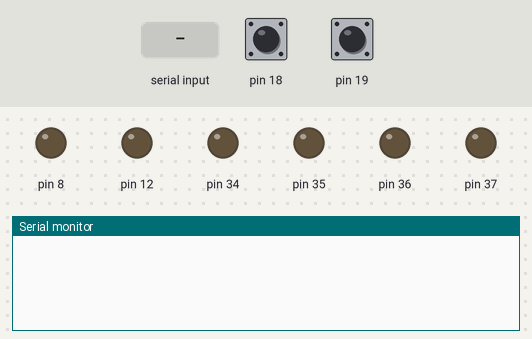
This sketch was run on a simulated Arduino Mega 2560, built with avr-gcc and run on an emulated ATmega2560. Shown: output pins drawn as LEDs (lit = HIGH), the last lines printed to the serial monitor. The inputs (shaded band) are chosen by the test bench; at power-on: pin 18 HIGH, pin 19 HIGH.

Above: at 1.0 s.
1.1 s: "x0 : \n" received over the second serial link
At 3.9 s:
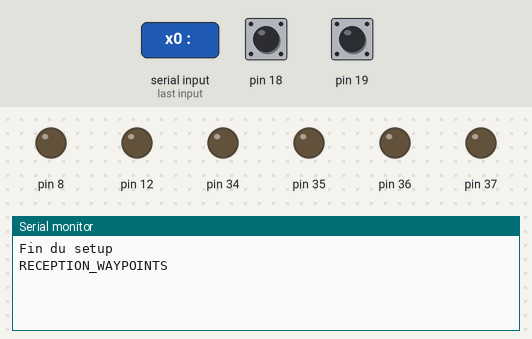
4.1 s: "y0 : \n" received over the second serial link
At 4.9 s:
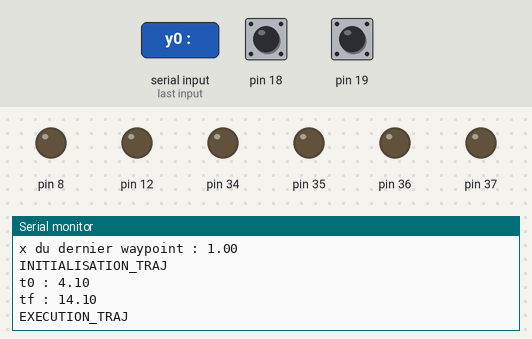
Timing chart, 0 to 7.1 s (numbered marks = the images above; inputs shaded):
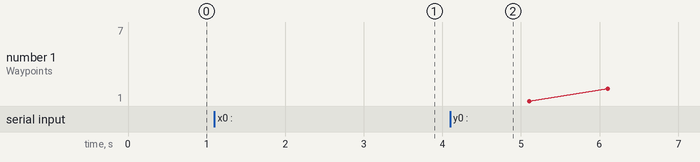

Measured:
- after the input at 1.1 s, the serial monitor: prints a new line after 2.0 s (image 1)
- after the input at 4.1 s, the serial monitor: prints a new line at once (image 2)

The sketch:

simu_trajectoire.ino
```cpp
#include "MeShield.h"
#include <Wire.h>

#define PWM_MAX 255            // max value of duty cycle that can be sent
#define V_MAX 12.0             // max voltage that can be sent through the H-bridge
#define V2PWM PWM_MAX / V_MAX
#define DT 5. // step time in ms
#define VMAX 200

#define RAYON_ROUE 29
#define MAX_WAYPOINTS 10

// Seuil de distance pour considérer qu'on a atteint le waypoint
#define SEUIL 200.0 // Par exemple, 5 cm de seuil

//-----------------------------------------------------------------//
// Objects
//-----------------------------------------------------------------//
enum Etat {
  RECEPTION_WAYPOINTS,
  INITIALISATION_TRAJ,
  EXECUTION_TRAJ,
  ENVOI_FIN
};

MeGyro gyro;

struct Point{
  float x; //mm
  float y;
};

struct Point_marvelmind{
  int x; //mm
  int y;
};

struct Motor{
  int VA;
  int VB;
  int I1;
  int I2;
  int PWM;

  int pulse_par_tour;
  int rapport_reduction;

  String type_motor;

  float u;
  float v;
  long pulse;
  long pulse_precedent;
  long time_last_mesure;
  float last_speed;
};


struct Robot{
  int longueur;
  int largeur;
  float KM;

  Point pos;
  float theta;

  float vx;
  float vy;

  float v;
  float w;
  float vr;
  float wr;

  long time_last_mesure;
  float voltage_d;
  float voltage_g;
  float vitesse_d_r;
  float vitesse_g_r;


};

struct Trajectoire{

  float Kx;
  float Ky;

  Point waypoints[MAX_WAYPOINTS];
  int nb_waypoints;
  int current_wp;

  float x0;
  float Vx0;
  float xf;
  float Vxf;

  float y0;
  float Vy0;
  float yf;
  float Vyf;

  float t0;
  float tf;

  float xr;
  float dxr;
  float yr;
  float dyr;

  };

//-----------------------------------------------------------------//
// Build global objects
//-----------------------------------------------------------------//

// Variable pour suivre l'état actuel
int nb_waypoints_fini = 0;
Etat etat_actuel = RECEPTION_WAYPOINTS;
bool f_signal_before = false;
Point_marvelmind marvel_pos = {.x = 0, .y = 0};
struct Trajectoire trajectoire = {.Kx = 1, .Ky = 1,.waypoints = {{0,0}}, .nb_waypoints = 0, .current_wp = 0,.x0=0,.Vx0 = 0,.xf = 0,.Vxf = 0,.y0=0,.Vy0 = 0,.yf = 0,.Vyf = 0,.t0 = 0, .tf = 10};
struct Robot robot = {.longueur=126, .largeur=84,.KM = 50., .pos = {0}, .theta=0, 0.};
struct Motor motor_G = {.VA=18, .VB=31, .I1=34, .I2=35, .PWM=12,.pulse_par_tour = 8, .rapport_reduction = 46,.type_motor = "Gauche",0};
struct Motor motor_D = {.VA=19, .VB=38, .I1=37, .I2=36, .PWM=8,.pulse_par_tour = 8, .rapport_reduction = 46,.type_motor = "Droit",0};

//-----------------------------------------------------------------//
// Motors Functions
//-----------------------------------------------------------------//
void motor_config(const struct Motor &motor){
    pinMode(motor.VA, INPUT_PULLUP);
    pinMode(motor.VB, INPUT_PULLUP);

    pinMode(motor.I1, OUTPUT);
    pinMode(motor.I2, OUTPUT);
    pinMode(motor.PWM, OUTPUT);
}

void motor_setVoltage(const float voltage, struct Motor &motor){

  if (motor.type_motor == "Gauche"){
      motor.u = -voltage;
  }
  else{
    motor.u = voltage;
  }

}

void motor_updateSpeed(struct Motor &motor){

  float time_actuel = millis();

  float d_pulse = motor.pulse - motor.pulse_precedent;

  float dt = (time_actuel - motor.time_last_mesure);

  float nb_tour = d_pulse/motor.pulse_par_tour;
  float distance = RAYON_ROUE*nb_tour*2*PI/(motor.rapport_reduction);

  float vitesse = 1000 * distance / dt; // 1000 pour s

  if (motor.type_motor == "Gauche"){
    motor.last_speed = -vitesse;
  }
  else{
    motor.last_speed = vitesse;
 }


  motor.pulse_precedent = motor.pulse;
  motor.time_last_mesure = time_actuel;
  }

void motor_applyVoltage(const struct Motor &motor){
    float voltage = motor.u;

    if (abs(voltage) < 1 ) {voltage = 0;}
    if (voltage > 0)
    {
        digitalWrite(motor.I2, LOW);
        digitalWrite(motor.I1, HIGH);
    }
    else
    {
        digitalWrite(motor.I1, LOW);
        digitalWrite(motor.I2, HIGH);
    }
    analogWrite(motor.PWM, constrain(abs(voltage) * V2PWM, 0, V_MAX * V2PWM));
}


//-----------------------------------------------------------------//
// Robot Functions
//-----------------------------------------------------------------//

void robot_updatePos(Robot &robot,Motor &motor_D, Motor &motor_G){

  float time_actuel = millis();
  float dt = (time_actuel - robot.time_last_mesure)*0.001;

  robot.v = (motor_D.last_speed + motor_G.last_speed)/2;
  robot.w = (motor_D.last_speed - motor_G.last_speed)/(2*robot.largeur);

  robot.vx = (cos(robot.theta)*robot.v-robot.w*robot.longueur*sin(robot.theta));
  robot.vy = (sin(robot.theta)*robot.v+robot.w*robot.longueur*cos(robot.theta));
  robot.pos.x = robot.pos.x + dt* (cos(robot.theta)*robot.v-robot.w*robot.longueur*sin(robot.theta));
  robot.pos.y = robot.pos.y + dt* (sin(robot.theta)*robot.v+robot.w*robot.longueur*cos(robot.theta));
  robot.theta = robot.theta + dt* robot.w;

  robot.time_last_mesure = time_actuel;
  }

void robot_updateVoltage(Robot &robot,float vitesse_vd_ref,float vitesse_vg_ref){
  robot.voltage_d = 1/robot.KM*vitesse_vd_ref;
  robot.voltage_g = 1/robot.KM*vitesse_vg_ref;
  }

void robot_updateVDrVGr(Robot &robot,float vitesse_v_ref,float vitesse_w_ref){
  robot.vitesse_d_r = vitesse_v_ref + robot.largeur*vitesse_w_ref;
  robot.vitesse_g_r = vitesse_v_ref - robot.largeur*vitesse_w_ref;
  }

void robot_updateVrWr(Robot &robot, float vitesse_x_ref,float vitesse_y_ref){
  robot.vr = constrain(cos(robot.theta)*vitesse_x_ref + sin(robot.theta)*vitesse_y_ref, -VMAX, VMAX);
  robot.wr = (-sin(robot.theta)*vitesse_x_ref + cos(robot.theta)*vitesse_y_ref)/robot.largeur;
}

//-----------------------------------------------------------------//
// Trajectoire Functions
//-----------------------------------------------------------------//

// return true si le robot à atteint le dernier waypoint qu'il doit atteindre et false sinon
bool trajectoire_update(Trajectoire &trajectoire, Robot &robot, Point_marvelmind marvel_pos){

  int current_wp = trajectoire.current_wp;
  trajectoire.xf = trajectoire.waypoints[current_wp].x;
  trajectoire.yf = trajectoire.waypoints[current_wp].y;

  float t = millis()*0.001;

  // on n'interpole que jusqu'au point final
  if (t < trajectoire.tf){
    float a0x = trajectoire.x0;
    float a1x = trajectoire.Vx0*(trajectoire.tf-trajectoire.t0);
    float a2x = (trajectoire.Vxf + trajectoire.Vx0)/(2*(trajectoire.tf-trajectoire.t0)) - a1x;
    float a3x = trajectoire.xf - a0x - a1x -a2x ;

    float a0y = trajectoire.y0;
    float a1y = trajectoire.Vy0*(trajectoire.tf-trajectoire.t0);
    float a2y = (trajectoire.Vyf + trajectoire.Vy0)/(2*(trajectoire.tf-trajectoire.t0)) - a1y;
    float a3y = -a2y + trajectoire.yf - trajectoire.y0 - a1y;

    float lambda = (t-trajectoire.t0)/(trajectoire.tf-trajectoire.t0);

    trajectoire.xr = a0x + a1x*lambda + a2x*lambda*lambda + a3x*lambda*lambda*lambda;
    trajectoire.dxr = 1/(trajectoire.tf-trajectoire.t0)*(a1x + 2*a2x*lambda + 3*a3x*lambda*lambda);

    trajectoire.yr = a0y + a1y*lambda + a2y*lambda*lambda + a3y*lambda*lambda*lambda;
    trajectoire.dyr = 1/(trajectoire.tf-trajectoire.t0)*(a1y + 2*a2y*lambda + 3*a3y*lambda*lambda);
  }
  else {
    trajectoire.xr = trajectoire.waypoints[current_wp].x;
    trajectoire.dxr =0;

    trajectoire.yr = trajectoire.waypoints[current_wp].y;
    trajectoire.dyr =0;
  }

  float distance = sqrt(pow((float)marvel_pos.x - trajectoire.xf, 2) + pow((float)marvel_pos.y - trajectoire.yf, 2));

  // Serial.println("Distance : " + String(distance));
  // Serial.println("current wp : " + String(trajectoire.current_wp));

  if ((distance < SEUIL) && (trajectoire.current_wp < trajectoire.nb_waypoints-1)) {
    // Passer au waypoint suivant, mais seulement si ce n'est pas le dernier waypoint
    trajectoire.current_wp++;
    current_wp = trajectoire.current_wp;
    trajectoire.x0 = marvel_pos.x;
    trajectoire.y0 = marvel_pos.y;
    trajectoire.Vx0 = trajectoire.dxr;
    trajectoire.Vy0 = trajectoire.dyr;
    trajectoire.xf = trajectoire.waypoints[current_wp].x;
    trajectoire.yf = trajectoire.waypoints[current_wp].y;
    trajectoire.t0 += t;
    trajectoire.tf = t + trajectoire.tf;
    return false;
  }
  else if ((distance < SEUIL) && (trajectoire.current_wp == trajectoire.nb_waypoints-1)){
    return true;
  }
}

void init_trajectoire(Trajectoire &trajectoire, Point_marvelmind marvel_pos, Robot &robot){

  trajectoire.x0 = marvel_pos.x;
  trajectoire.y0 = marvel_pos.y;
  robot.pos.x = marvel_pos.x;
  robot.pos.y = marvel_pos.y;
  long t = millis();
  trajectoire.t0 = t*0.001 ;
  trajectoire.tf += t*0.001;
  Serial.println("t0 : " + String(trajectoire.t0));
  Serial.println("tf : " + String(trajectoire.tf));

  /*int nb_waypoints = trajectoire.nb_waypoints;
  for( int i=0 ; i < nb_waypoints  ; i++)
  {
    trajectoire.waypoints[i].x += marvel_pos.x;
    trajectoire.waypoints[i].y += marvel_pos.y;

    Serial.println("x0 : " + String(trajectoire.x0));
    Serial.println("y0 : " + String(trajectoire.y0));
    Serial.println("waypoints x : " + String(trajectoire.waypoints[i].x));
    Serial.println("waypoints y : " +  String(trajectoire.waypoints[i].y));

  }*/
}
//-----------------------------------------------------------------//
// Sensors Functions
//-----------------------------------------------------------------//
void onRisingEdge_MD(){
  if(digitalRead(motor_D.VB)){
    motor_D.pulse++;
  }else{
    motor_D.pulse--;
  }
}


//-----------------------------------------------------------------//
void onRisingEdge_MG(){
  if(digitalRead(motor_G.VB)){
    motor_G.pulse++;
  }else{
    motor_G.pulse--;
  }
}

//-----------------------------------------------------------------//
// Marvelmind Initialisation
//-----------------------------------------------------------------//


char buffer[20];

void marvelmindsetup (Point_marvelmind *marvel_pos){

  Serial2.write("p\n");
  int index = 0;
  int parasiteCount = 3;  // Nombre de caractères à ignorer p\n\0
  while (1)
  {
    if (Serial2.available()) { // Vérifie si des données sont disponibles sur Serial2
      char c = Serial2.read();
      // Ignorer les 3 premiers caractères parasites
      if (parasiteCount > 0) {
          parasiteCount--;
          continue;
      }
      //Serial.print(c);            // Affiche ce caractère sur le Serial Monitor
      buffer[index++]=c;

      if (c == '\n' || index >= 19) break;
    }
  }
  buffer[index]='\0';

  if (sscanf(buffer, "x:%d,y:%d", &(marvel_pos->x), &(marvel_pos->y)) == 2){
    Serial.println("Parsing réussi !");
    Serial.print("x_marvel = ");
    Serial.println(marvel_pos->x);
    Serial.print("y_marvel = ");
    Serial.println(marvel_pos->y);
  }

}

// Return 0 if able to read positions and put them in marvel_pos
// Return -1 otherwise
int readmarvelmind (Point_marvelmind *marvel_pos){

  Serial2.write("p\n");
  int index = 0;
  strcpy(buffer, "");
  int parasiteCount = 3;  // Nombre de caractères à ignorer p\n\0
  while (1)
  {
    if (Serial2.available()) { // Vérifie si des données sont disponibles sur Serial2
      char c = Serial2.read();
      // Ignorer les 3 premiers caractères parasites
      if (parasiteCount > 0) {
          parasiteCount--;
          continue;
      }
      //Serial.print(c);            // Affiche ce caractère sur le Serial Monitor
      buffer[index++]=c;

      if (c == '\n' || index >= 19) break;
    }
  }

  buffer[index]='\0';
  Serial.println(buffer);
  int x, y;

  if (sscanf(buffer, "x:%d,y:%d", &x, &y) == 2){
    marvel_pos->x = x;
    marvel_pos->y = y;
    return 0;
  }
  return -1;
}

//-----------------------------------------------------------------//
// Rotation
//-----------------------------------------------------------------//


void rotation_trigo(float voltage, struct Motor &right_motor, struct Motor &left_motor){
  motor_setVoltage(voltage, right_motor);
  motor_setVoltage(-voltage, left_motor);
  motor_applyVoltage(right_motor); motor_applyVoltage(left_motor);
}

void rotation_anti_trigo(float voltage, struct Motor &right_motor, struct Motor &left_motor){
  motor_setVoltage(-voltage, right_motor);
  motor_setVoltage(voltage, left_motor);
  motor_applyVoltage(right_motor); motor_applyVoltage(left_motor);
}

void rotation(double angle, struct Motor &right_motor, struct Motor &left_motor) {
    bool trigo = true;
    int precision_angle = 5; // en °
    const double max_voltage = 8.0;
    const double min_voltage = 2.0;

    if (fmod(angle + 180, 360) < 180) {
      trigo = false;
    }

    gyro.update();
    double theta0 = gyro.getAngleZ(); // -180 < theta < 180
    double angle_final = fmod(angle + theta0 + 180, 360) - 180;

    // Définir la tension initiale des moteurs
    double voltage = max_voltage;
    if (trigo) {
        rotation_trigo(voltage, right_motor, left_motor);
    } else {
        rotation_anti_trigo(voltage, right_motor, left_motor);
    }

    while (true) {
        gyro.update();
        double current_angle = gyro.getAngleZ();
        Serial.println("current angle: " + String(current_angle));
        double error = angle_final - current_angle;

        // Si l'erreur est dans la précision, arrêter la rotation
        if (abs(error) < precision_angle) {
            break;
        }

        // Si on dépasse l'angle cible, inverser la rotation
        if ((trigo && error < 0) || (!trigo && error > 0)) {
            trigo = !trigo;
            voltage = voltage / 2;

            voltage = max(voltage, min_voltage);


            if (trigo) {
              rotation_trigo(voltage, right_motor, left_motor);
            } else {
              rotation_anti_trigo(voltage, right_motor, left_motor);
            }
        }

        delay(10);
    }

    // Arrêter les moteurs
    motor_setVoltage(0.0, right_motor);
    motor_setVoltage(0.0, left_motor);
    motor_applyVoltage(right_motor); motor_applyVoltage(left_motor);
}

double compute_angle(Point point1, Point point2) {
    return atan2(point2.y - point1.y, point2.x - point1.x) * 180.0 / M_PI; // Convert radians to degrees
}

double get_offset_gyroscope_angle(struct Motor &right_motor, struct Motor &left_motor){
  // mesurer la position à l'aide de marvelmind
  Point_marvelmind point_initial; // mesurer la position à l'aide de marvelmind
  readmarvelmind(&point_initial);

  motor_setVoltage(6, right_motor);
  motor_setVoltage(6, left_motor);
  motor_applyVoltage(motor_D); motor_applyVoltage(motor_G);
  delay(750);

  Point_marvelmind point_final; // mesurer la nouvelle position à l'aide de marvelmind
  readmarvelmind(&point_final);

  Point point1 = {.x = ((float)point_initial.x), .y = ((float)point_initial.y)};
  Point point2 = {.x = ((float)point_final.x), .y = ((float)point_final.y)};

  return compute_angle(point1, point2);
}


//-----------------------------------------------------------------//
// Waypoints Initialisation
//-----------------------------------------------------------------//

void resetTrajectoire(Trajectoire &trajectoire) {
    trajectoire.nb_waypoints = 0;  // On remet le compteur à 0

    for (int i = 0; i < MAX_WAYPOINTS; i++) {
        trajectoire.waypoints[i] = {0, 0}; // On réinitialise chaque waypoint
    }
}

void readwaypoints(struct Trajectoire &trajectoire, bool f_signal_before) {
    char buffer_waypoints[200];

    Serial2.write("w\n");
    int index = 0;
    int parasiteCount;
    if (f_signal_before){
      parasiteCount = 6;
    }
    else{
      parasiteCount = 3;
    }

    while (1) {
        if (Serial2.available()) {
            char c = Serial2.read();
            if (parasiteCount > 0) {
                parasiteCount--;
                continue;
            }
            buffer_waypoints[index++] = c;
            if (c == '\n' || index >= 199) break;
        }
    }

    buffer_waypoints[index] = '\0'; // Terminaison de la chaîne
    Serial.println(buffer_waypoints);

    resetTrajectoire(trajectoire);

    char *token = strtok(buffer_waypoints, ";");
    while (token != NULL) {
        int x, y;
        if (sscanf(token, "%d,%d", &x, &y) == 2) {
            trajectoire.waypoints[trajectoire.nb_waypoints] = {x, y};
            trajectoire.nb_waypoints++;
        }
        token = strtok(NULL, ";");
    }

    Serial.println("Nb waypoints : " + String(trajectoire.nb_waypoints));
}


//-----------------------------------------------------------------//
// Arduino Functions
//-----------------------------------------------------------------//
void setup() {
  motor_config(motor_D);
  motor_config(motor_G);
  Serial.begin(115200);
  Serial2.begin(115200);
  marvelmindsetup(&marvel_pos);
  //init_trajectoire(trajectoire, marvel_pos, robot);
  delay(2000);
  attachInterrupt(digitalPinToInterrupt(motor_D.VA), onRisingEdge_MD, RISING);
  attachInterrupt(digitalPinToInterrupt(motor_G.VA), onRisingEdge_MG, RISING);
  Serial.println("Fin du setup");
}


void loop() {

  switch (etat_actuel) {

    case ENVOI_FIN:
      Serial.println("ENVOI_FIN");
      Serial2.write("f\n");
      etat_actuel = RECEPTION_WAYPOINTS;
      f_signal_before = true;
      break;

    case RECEPTION_WAYPOINTS:
      Serial.println("RECEPTION_WAYPOINTS");
      readwaypoints(trajectoire, f_signal_before);
      Serial.println("x du dernier waypoint : " + String(trajectoire.waypoints[trajectoire.nb_waypoints-1].x));
      etat_actuel = INITIALISATION_TRAJ;
      break;

    case INITIALISATION_TRAJ:
      Serial.println("INITIALISATION_TRAJ");
      init_trajectoire(trajectoire, marvel_pos, robot);
      etat_actuel = EXECUTION_TRAJ;
      nb_waypoints_fini = 0;
      break;

    case EXECUTION_TRAJ:
      Serial.println("EXECUTION_TRAJ");

      bool parcours_fini = false;

      // Simulation de trajectoire
      delay(1000);
      nb_waypoints_fini++;

      Serial.println("Waypoints " + String(nb_waypoints_fini)+ " fait");
      if (nb_waypoints_fini == trajectoire.nb_waypoints){
        parcours_fini = true;
      }

      long t = millis();
      Serial.println("parcours fini : " + String(parcours_fini));
      if (parcours_fini){
        Serial.println("fini de faire la trajectoire");
        etat_actuel = ENVOI_FIN;
      }
      Serial.println("ok");
      break;

  }

}
```
